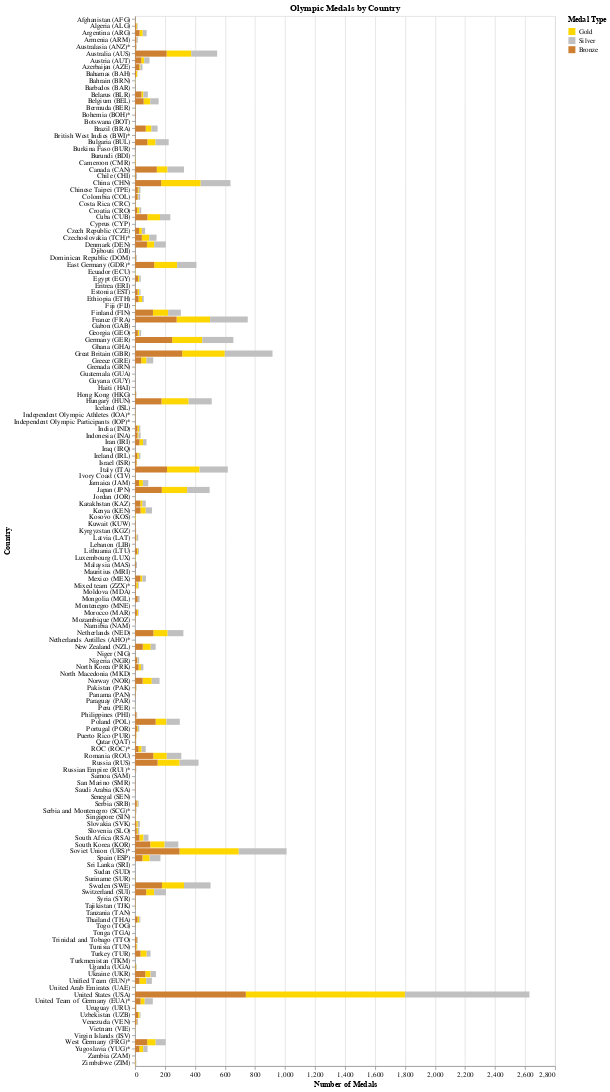

Notebook code for this chart:
### Code cell
brush_legend = alt.selection_point(
    fields = ["medal"],
    bind="legend" 
)



df_long = df.melt(id_vars=['NOC'], value_vars=['Gold', 'Silver', 'Bronze'],
                  var_name='medal', value_name='count')

chart = alt.Chart(df_long).mark_bar(tooltip=True).encode(
    y=alt.X('NOC:N', title='Country'),
    x=alt.Y('count:Q', title='Number of Medals'),
    color=alt.condition(brush_legend, 'medal:N', alt.value('lightgray'), 
                        title='Medal Type',
                        scale=alt.Scale(domain=['Gold', 'Silver', 'Bronze'],
                                        range=['#FFD700', '#C0C0C0', '#CD7F32']))
).properties(
    title='Olympic Medals by Country',
    width=600,
    height=1500
).add_params(brush_legend)

chart

### Figure 1 — Vega-Lite specification as saved in the notebook (floating-point values rounded to 4 significant figures; data arrays with more than 128 entries replaced by an {"elided": "..."} marker saying what was removed)
{"config": {"view": {"continuousWidth": 300, "continuousHeight": 300}}, "data": {"name": "data-4bf3083ced15091520752546ee5e937c"}, "mark": {"type": "bar", "tooltip": true}, "encoding": {"color": {"condition": {"param": "param_5", "field": "medal", "type": "nominal", "title": "Medal Type", "scale": {"domain": ["Gold", "Silver", "Bronze"], "range": ["#FFD700", "#C0C0C0", "#CD7F32"]}}, "value": "lightgray"}, "x": {"field": "count", "title": "Number of Medals", "type": "quantitative"}, "y": {"field": "NOC", "title": "Country", "type": "nominal"}}, "height": 1500, "params": [{"name": "param_5", "select": {"type": "point", "fields": ["medal"]}, "bind": "legend"}], "title": "Olympic Medals by Country", "width": 600, "$schema": "https://vega.github.io/schema/vega-lite/v5.17.0.json", "datasets": {"data-4bf3083ced15091520752546ee5e937c": {"elided": "462 records"}}}
